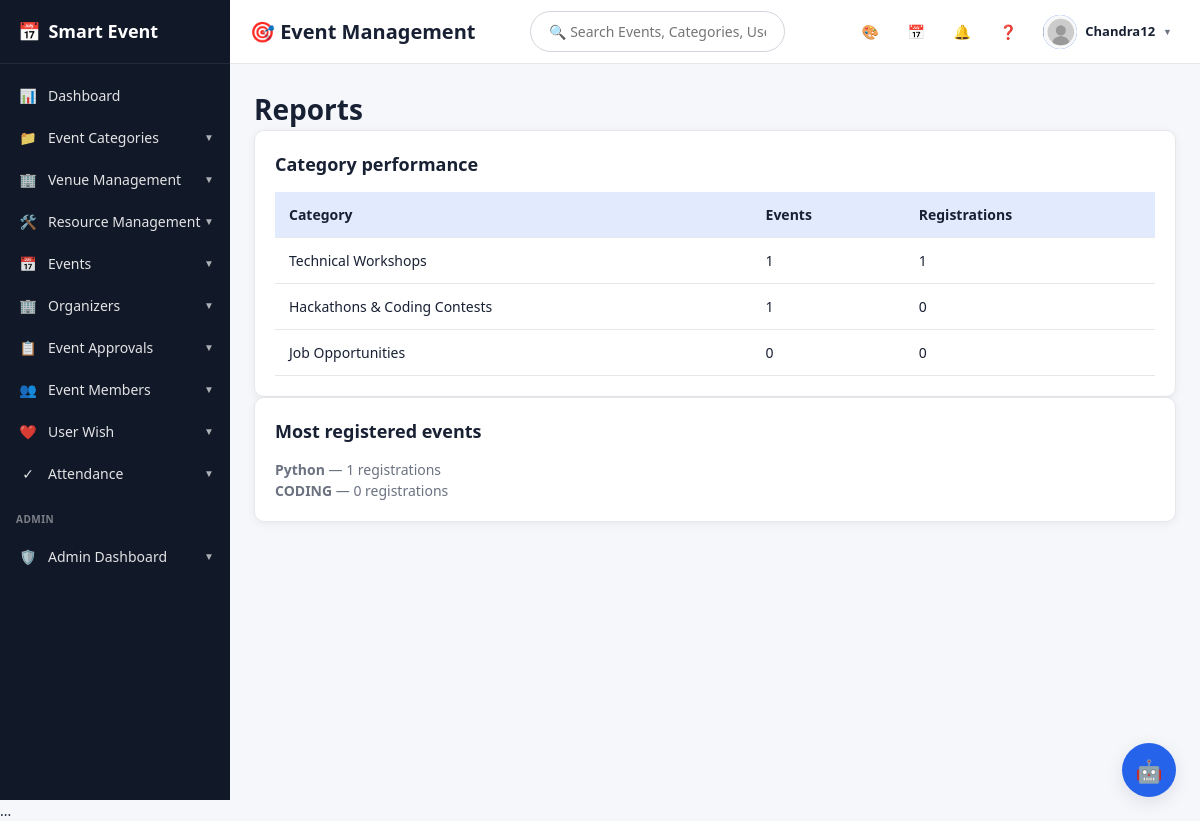
The app's page /reports/ (signed in), older data.
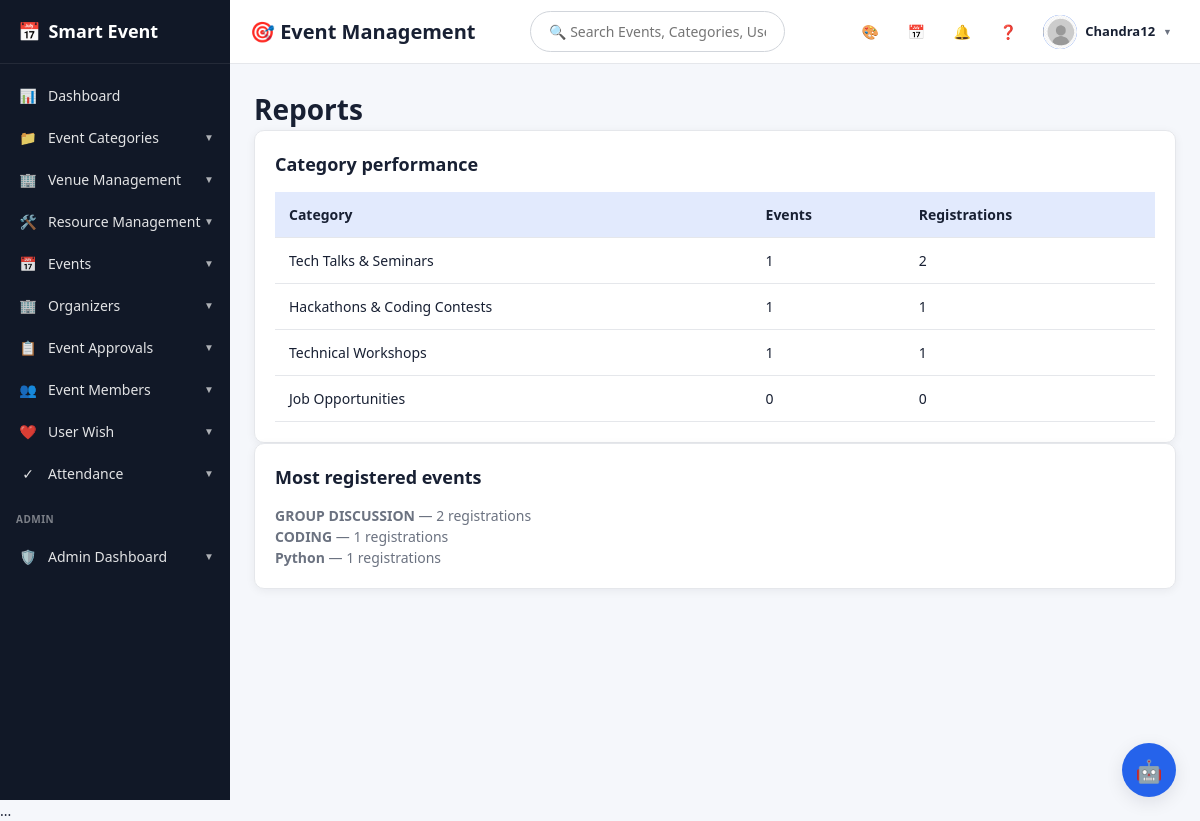
The same page, newer data.
### events/models.py (models this page shows, shortened)
class EventCategory(models.Model):
    PRIORITY_CHOICES = [
        ('High', 'High'),
        ('Medium', 'Medium'),
        ('Low', 'Low'),
    ]
    name = models.CharField(
        max_length=100,
        unique=True
    )
    category_code = models.CharField(
        max_length=20,
        unique=True,
        null=True,
        blank=True
    )
    priority = models.CharField(
        max_length=20,
        choices=PRIORITY_CHOICES,
        default='Medium'
    )
    description = models.TextField(
        blank=True
    )
    category_image = models.ImageField(
    upload_to='category_images/',
    blank=True,
    null=True
)

class Event(models.Model):
    APPROVAL_CHOICES = [
        ('DRAFT', 'Draft'),
        ('PENDING', 'Pending Approval'),
        ('APPROVED', 'Approved'),
        ('REJECTED', 'Rejected'),
    ]
    STATUS_CHOICES = [
        ('Upcoming', 'Upcoming'),
        ('Active', 'Active'),
        ('Completed', 'Completed'),
        ('Cancelled', 'Cancelled'),
    ]
    MODE_CHOICES = [
        ('Online', 'Online'),
        ('Offline', 'Offline'),
        ('Hybrid', 'Hybrid'),
    ]
    name = models.CharField(max_length=200)
    category = models.ForeignKey(
        EventCategory,
        on_delete=models.CASCADE,
        related_name='events'
    )
    event_image = models.ImageField(
        upload_to='event_images/',
        blank=True,
        null=True
    )
    banner_image = models.ImageField(
        upload_to='event_banners/',
        blank=True,
        null=True
    )
    organizer = models.CharField(
        max_length=200,
        blank=True
    )
    owner = models.ForeignKey(
        User,
        on_delete=models.SET_NULL,
        null=True,
        blank=True,
        related_name='organized_events'
    )
    event_mode = models.CharField(
        max_length=20,
        choices=MODE_CHOICES,
        default='Offline'
    )
    venue = models.CharField(
        max_length=250,
        blank=True
    )
    location = models.CharField(
        max_length=250,
        blank=True
    )
    google_map = models.URLField(
        blank=True
    )
    registration_link = models.URLField(
        blank=True
    )
    website = models.URLField(
        blank=True
    )
    start_date = models.DateField()
    end_date = models.DateField()
    registration_deadline = models.DateField(
        null=True,
        blank=True
    )
    event_fee = models.DecimalField(
        max_digits=8,
        decimal_places=2,
        default=0
    )
    max_participants = models.PositiveIntegerField(
        null=True,
        blank=True
    )
    eligibility = models.CharField(
        max_length=300,
        blank=True
    )
    description = models.TextField(
        blank=True
    )
    requirements = models.TextField(
        blank=True
    )
    tags = models.CharField(
        max_length=300,
        blank=True
    )
    contact_person = models.CharField(
        max_length=150,
        blank=True
    )
    contact_email = models.EmailField(
        blank=True
    )
    contact_phone = models.CharField(
        max_length=20,
        blank=True
    )
    approval_status = models.CharField(
        max_length=12,
        choices=APPROVAL_CHOICES,
        default='APPROVED'
    )
    review_note = models.TextField(
        blank=True
    )
    submitted_at = models.DateTimeField(
        null=True,
        blank=True
    )
    reviewed_at = models.DateTimeField(
        null=True,
        blank=True
    )
    reviewed_by = models.ForeignKey(
        User,
        on_delete=models.SET_NULL,
        null=True,
        blank=True,
        related_name='reviewed_events'
    )
    status = models.CharField(
        max_length=20,
        choices=STATUS_CHOICES,
        default='Upcoming'
    )
    created_at = models.DateTimeField(
        auto_now_add=True
    )
    budget = models.DecimalField(
        max_digits=12,
        decimal_places=2,
        default=0
    )

### events/views.py (the view)
@login_required
@user_passes_test(is_admin)
def reports(request):
    categories = (
        EventCategory.objects
        .annotate(
            event_count=Count(
                'events',
                distinct=True
            ),
            registration_count=Count(
                'events__registrations',
                distinct=True
            )
        )
        .order_by(
            '-registration_count',
            'name'
        )
    )
    events = (
        Event.objects
        .annotate(
            participant_count=Count(
                'registrations',
                distinct=True
            )
        )
        .select_related(
            'category'
        )
        .order_by(
            '-participant_count'
        )[:10]
    )
    context = {
        'categories':
            categories,
        'events':
            events,
        'total_events':
            Event.objects.count(),
        'total_registrations':
            EventRegistration.objects.count(),
        'total_categories':
            EventCategory.objects.count(),
        'total_organizers':
            UserProfile.objects.filter(
                role='ORGANIZER'
            ).count(),
    }
    return render(
        request,
        'events/reports.html',
        context
    )

### events/views.py (called while the page is built)
def is_admin(user):
    return user.is_authenticated and user.is_staff

### templates/events/reports.html
{% extends 'base.html' %}{% block content %}<h1>Reports</h1><div class="card"><h2>Category performance</h2><table><tr><th>Category</th><th>Events</th><th>Registrations</th></tr>{% for category in categories %}<tr><td>{{ category.name }}</td><td>{{ category.event_count }}</td><td>{{ category.registration_count }}</td></tr>{% endfor %}</table></div><div class="card"><h2>Most registered events</h2>{% for event in events %}<p><b>{{ event.name }}</b> — {{ event.participant_count }} registrations</p>{% empty %}<p>No registrations yet.</p>{% endfor %}</div>{% endblock %}

Row changes from the older to the newer data that the page shows:
added EventCategory: name "Tech Talks & Seminars", event_count "1", registration_count "2"
shown differently, row unchanged: EventCategory "Hackathons & Coding Contests": registration_count "0" → "1"; moves up the list
added Event: name "GROUP DISCUSSION", participant_count "2"
shown differently, row unchanged: Event "CODING": participant_count "0" → "1"; moves up the list
